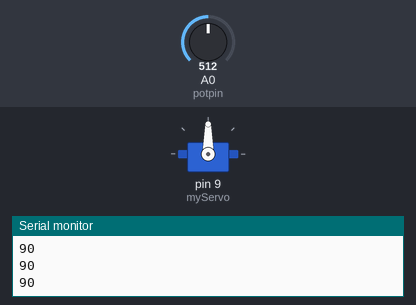
This sketch was run on a simulated Arduino Uno, built with avr-gcc and run on an emulated ATmega328P. Parts: servo, the last lines printed to the serial monitor. The test bench sets the inputs (shaded band); at power-on: A0 (potpin) = 512.

Above: at 1.2 s.
1.3 s: A0 (potpin) set to 716
At 1.7 s:
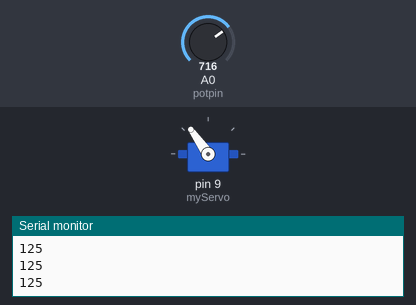
2.8 s: A0 (potpin) set to 900
At 3.6 s:
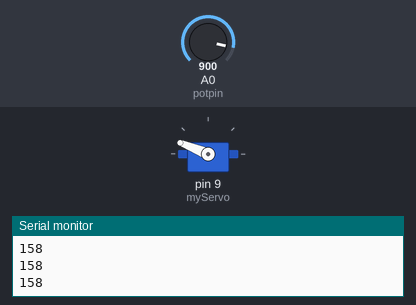
4.3 s: A0 (potpin) set to 1023
At 5.5 s:
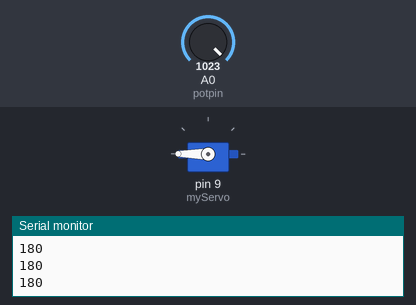
5.8 s: A0 (potpin) set to 306
At 6.3 s:
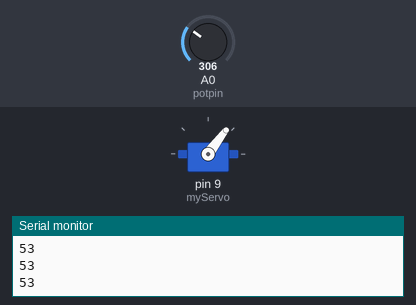
7.3 s: A0 (potpin) set to 122
At 8.1 s:
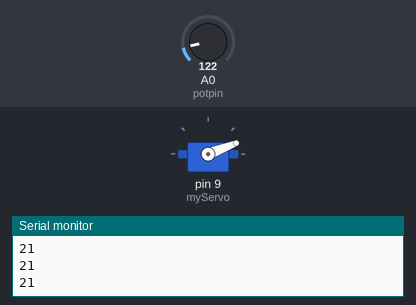
8.8 s: A0 (potpin) set to 0
At 10.0 s:
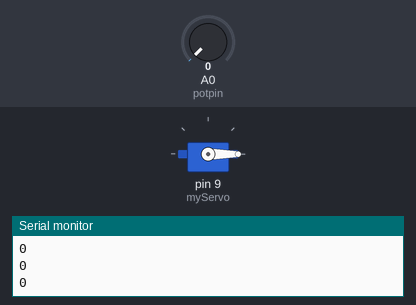
Timing chart, 0 to 11.3 s (numbered marks = the images above; inputs shaded):
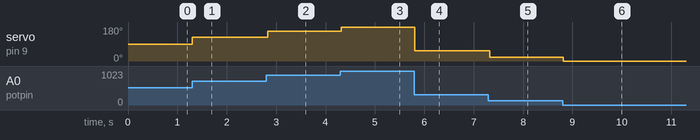

Measured:
- after the input at 1.3 s, servo on pin 9 (myServo): 90° → 125° at once
- after the input at 2.8 s, servo on pin 9 (myServo): 125° → 158° at once
- after the input at 4.3 s, servo on pin 9 (myServo): 158° → 180° at once
- after the input at 5.8 s, servo on pin 9 (myServo): 180° → 53° at once
- after the input at 7.3 s, servo on pin 9 (myServo): 53° → 21° at once
- after the input at 8.8 s, servo on pin 9 (myServo): 21° → 0° at once

The sketch:

lab_10_starter.ino
```cpp
/* Standard Servomotor sketch
   Bob Wilson
   12/12/2012
   */

#include <Servo.h>

Servo myServo;

int potpin = 0;
int val;

void setup() {
  Serial.begin(9600);
  myServo.attach(9); //we will use pin 9
}

void loop() {
  val = analogRead(potpin);

  /* take the value of val (should be in the
   * range [0, 1023]) and map it to a value
   * in the range [0, 180].
   * 0 -> 0, 1023 -> 180, 511 -> 90 */
  val = map(val, 0, 1023, 0, 180);
  Serial.println(val);


  myServo.write(val);
  delay(30);
}
```
